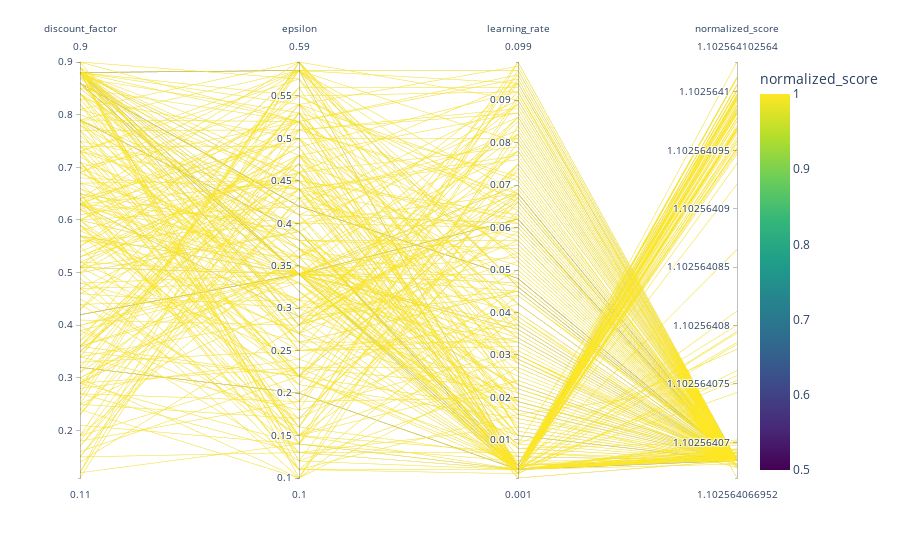

Write notebook code for a chart like this one.
### Code cell
dimensions = ["discount_factor", "epsilon", "learning_rate", "normalized_score"]
v = Visualizer(result)
v.create_parallel_coordinate_plot(
    dimensions=dimensions,
    save_plot=True,
    foldername="plots/",
    filename="parallel_coordinate_plot",
    file_format="png",
)

### Figure 1 — Plotly figure (JSON) as saved in the notebook; plotly's stock layout.template omitted (floating-point values rounded to 4 significant figures; data arrays with more than 128 entries replaced by an {"elided": "..."} marker saying what was removed)
{"data": [{"dimensions": [{"label": "discount_factor", "values": {"elided": "342 float values"}}, {"label": "epsilon", "values": {"elided": "342 float values"}}, {"label": "learning_rate", "values": {"elided": "342 float values"}}, {"label": "normalized_score", "values": {"elided": "342 float values"}}], "domain": {"x": [0, 1], "y": [0, 1]}, "line": {"color": {"elided": "342 float values"}, "coloraxis": "coloraxis"}, "name": "", "type": "parcoords"}], "layout": {"coloraxis": {"cmax": 1, "cmin": 0.5, "colorbar": {"title": {"text": "normalized_score"}}, "colorscale": [[0, "#440154"], [0.1111, "#482878"], [0.2222, "#3e4989"], [0.3333, "#31688e"], [0.4444, "#26828e"], [0.5556, "#1f9e89"], [0.6667, "#35b779"], [0.7778, "#6ece58"], [0.8889, "#b5de2b"], [1, "#fde725"]]}, "legend": {"tracegroupgap": 0}, "margin": {"t": 60}}}
